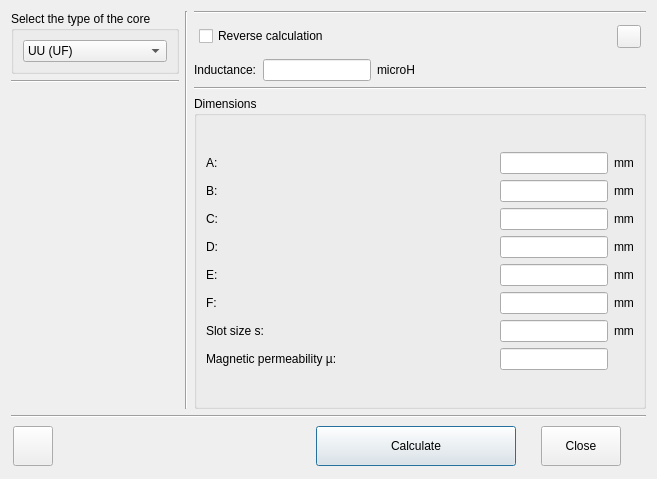
<?xml version="1.0" encoding="UTF-8"?>
<ui version="4.0">
 <class>UCore</class>
 <widget class="QDialog" name="UCore">
  <property name="windowModality">
   <enum>Qt::WindowModal</enum>
  </property>
  <property name="geometry">
   <rect>
    <x>0</x>
    <y>0</y>
    <width>657</width>
    <height>479</height>
   </rect>
  </property>
  <property name="windowTitle">
   <string>U core coil</string>
  </property>
  <property name="windowIcon">
   <iconset resource="res.qrc">
    <normaloff>:/menu_ico/res/ico1-ucore.png</normaloff>:/menu_ico/res/ico1-ucore.png</iconset>
  </property>
  <property name="locale">
   <locale language="English" country="UnitedStates"/>
  </property>
  <layout class="QVBoxLayout" name="verticalLayout">
   <item>
    <layout class="QHBoxLayout" name="horizontalLayout">
     <item>
      <layout class="QVBoxLayout" name="verticalLayout_5">
       <property name="sizeConstraint">
        <enum>QLayout::SetMinimumSize</enum>
       </property>
       <item>
        <widget class="QGroupBox" name="groupBox">
         <property name="sizePolicy">
          <sizepolicy hsizetype="Preferred" vsizetype="Fixed">
           <horstretch>0</horstretch>
           <verstretch>0</verstretch>
          </sizepolicy>
         </property>
         <property name="title">
          <string>Select the type of the core</string>
         </property>
         <layout class="QVBoxLayout" name="verticalLayout_3">
          <item>
           <widget class="QComboBox" name="comboBox">
            <property name="focusPolicy">
             <enum>Qt::NoFocus</enum>
            </property>
            <property name="toolTip">
             <string notr="true"/>
            </property>
            <property name="currentText">
             <string notr="true">UU (UF)</string>
            </property>
            <property name="currentIndex">
             <number>0</number>
            </property>
            <item>
             <property name="text">
              <string notr="true">UU (UF)</string>
             </property>
            </item>
            <item>
             <property name="text">
              <string notr="true">UR</string>
             </property>
            </item>
            <item>
             <property name="text">
              <string notr="true">UY</string>
             </property>
            </item>
           </widget>
          </item>
         </layout>
        </widget>
       </item>
       <item>
        <widget class="Line" name="line_4">
         <property name="orientation">
          <enum>Qt::Horizontal</enum>
         </property>
        </widget>
       </item>
       <item>
        <widget class="QLabel" name="image">
         <property name="sizePolicy">
          <sizepolicy hsizetype="Fixed" vsizetype="Preferred">
           <horstretch>0</horstretch>
           <verstretch>0</verstretch>
          </sizepolicy>
         </property>
         <property name="text">
          <string notr="true"/>
         </property>
         <property name="pixmap">
          <pixmap resource="res.qrc">:/images/res/UU-core.png</pixmap>
         </property>
         <property name="alignment">
          <set>Qt::AlignCenter</set>
         </property>
        </widget>
       </item>
      </layout>
     </item>
     <item>
      <widget class="Line" name="line_2">
       <property name="orientation">
        <enum>Qt::Vertical</enum>
       </property>
      </widget>
     </item>
     <item>
      <layout class="QVBoxLayout" name="verticalLayout_2">
       <item>
        <widget class="Line" name="line">
         <property name="orientation">
          <enum>Qt::Horizontal</enum>
         </property>
        </widget>
       </item>
       <item>
        <layout class="QGridLayout" name="gridLayout_3">
         <property name="leftMargin">
          <number>5</number>
         </property>
         <property name="topMargin">
          <number>5</number>
         </property>
         <property name="rightMargin">
          <number>5</number>
         </property>
         <property name="bottomMargin">
          <number>5</number>
         </property>
         <item row="0" column="0">
          <widget class="QCheckBox" name="checkBox_isReverce">
           <property name="text">
            <string>Reverse calculation</string>
           </property>
          </widget>
         </item>
         <item row="0" column="1">
          <widget class="QToolButton" name="toolButton_saturation">
           <property name="toolTip">
            <string>Saturation current</string>
           </property>
           <property name="text">
            <string notr="true"/>
           </property>
           <property name="icon">
            <iconset resource="res.qrc">
             <normaloff>:/menu_ico/res/icons8-magnetic-32.png</normaloff>:/menu_ico/res/icons8-magnetic-32.png</iconset>
           </property>
           <property name="checkable">
            <bool>true</bool>
           </property>
          </widget>
         </item>
        </layout>
       </item>
       <item>
        <layout class="QGridLayout" name="gridLayout">
         <item row="0" column="0">
          <widget class="QLabel" name="label_N">
           <property name="text">
            <string notr="true">Inductance:</string>
           </property>
           <property name="wordWrap">
            <bool>true</bool>
           </property>
          </widget>
         </item>
         <item row="0" column="1">
          <widget class="QLineEdit" name="lineEdit_N">
           <property name="sizePolicy">
            <sizepolicy hsizetype="Fixed" vsizetype="Fixed">
             <horstretch>0</horstretch>
             <verstretch>0</verstretch>
            </sizepolicy>
           </property>
          </widget>
         </item>
         <item row="0" column="3">
          <spacer name="horizontalSpacer">
           <property name="orientation">
            <enum>Qt::Horizontal</enum>
           </property>
           <property name="sizeHint" stdset="0">
            <size>
             <width>40</width>
             <height>20</height>
            </size>
           </property>
          </spacer>
         </item>
         <item row="0" column="2">
          <widget class="QLabel" name="label_N_m">
           <property name="text">
            <string notr="true">microH</string>
           </property>
          </widget>
         </item>
        </layout>
       </item>
       <item>
        <widget class="Line" name="line_3">
         <property name="orientation">
          <enum>Qt::Horizontal</enum>
         </property>
        </widget>
       </item>
       <item>
        <widget class="QGroupBox" name="groupBox_2">
         <property name="sizePolicy">
          <sizepolicy hsizetype="Expanding" vsizetype="Expanding">
           <horstretch>0</horstretch>
           <verstretch>0</verstretch>
          </sizepolicy>
         </property>
         <property name="title">
          <string>Dimensions</string>
         </property>
         <layout class="QVBoxLayout" name="verticalLayout_4">
          <item>
           <layout class="QGridLayout" name="gridLayout_2">
            <item row="2" column="0">
             <widget class="QLabel" name="label_c">
              <property name="text">
               <string notr="true">C:</string>
              </property>
              <property name="wordWrap">
               <bool>true</bool>
              </property>
             </widget>
            </item>
            <item row="2" column="1">
             <widget class="QLineEdit" name="lineEdit_c">
              <property name="sizePolicy">
               <sizepolicy hsizetype="Fixed" vsizetype="Fixed">
                <horstretch>0</horstretch>
                <verstretch>0</verstretch>
               </sizepolicy>
              </property>
             </widget>
            </item>
            <item row="0" column="1">
             <widget class="QLineEdit" name="lineEdit_a">
              <property name="sizePolicy">
               <sizepolicy hsizetype="Fixed" vsizetype="Fixed">
                <horstretch>0</horstretch>
                <verstretch>0</verstretch>
               </sizepolicy>
              </property>
             </widget>
            </item>
            <item row="1" column="0">
             <widget class="QLabel" name="label_b">
              <property name="text">
               <string notr="true">B:</string>
              </property>
              <property name="wordWrap">
               <bool>true</bool>
              </property>
             </widget>
            </item>
            <item row="3" column="2">
             <widget class="QLabel" name="label_04">
              <property name="text">
               <string notr="true">mm</string>
              </property>
             </widget>
            </item>
            <item row="1" column="2">
             <widget class="QLabel" name="label_02">
              <property name="sizePolicy">
               <sizepolicy hsizetype="Fixed" vsizetype="Preferred">
                <horstretch>0</horstretch>
                <verstretch>0</verstretch>
               </sizepolicy>
              </property>
              <property name="text">
               <string notr="true">mm</string>
              </property>
             </widget>
            </item>
            <item row="6" column="1">
             <widget class="QLineEdit" name="lineEdit_s">
              <property name="sizePolicy">
               <sizepolicy hsizetype="Fixed" vsizetype="Fixed">
                <horstretch>0</horstretch>
                <verstretch>0</verstretch>
               </sizepolicy>
              </property>
             </widget>
            </item>
            <item row="3" column="0">
             <widget class="QLabel" name="label_d">
              <property name="text">
               <string notr="true">D:</string>
              </property>
             </widget>
            </item>
            <item row="1" column="1">
             <widget class="QLineEdit" name="lineEdit_b">
              <property name="sizePolicy">
               <sizepolicy hsizetype="Fixed" vsizetype="Fixed">
                <horstretch>0</horstretch>
                <verstretch>0</verstretch>
               </sizepolicy>
              </property>
             </widget>
            </item>
            <item row="4" column="2">
             <widget class="QLabel" name="label_05">
              <property name="text">
               <string notr="true">mm</string>
              </property>
             </widget>
            </item>
            <item row="5" column="2">
             <widget class="QLabel" name="label_06">
              <property name="text">
               <string notr="true">mm</string>
              </property>
             </widget>
            </item>
            <item row="3" column="1">
             <widget class="QLineEdit" name="lineEdit_d">
              <property name="sizePolicy">
               <sizepolicy hsizetype="Fixed" vsizetype="Fixed">
                <horstretch>0</horstretch>
                <verstretch>0</verstretch>
               </sizepolicy>
              </property>
             </widget>
            </item>
            <item row="6" column="0">
             <widget class="QLabel" name="label_s">
              <property name="text">
               <string notr="true">Slot size s:</string>
              </property>
             </widget>
            </item>
            <item row="5" column="0">
             <widget class="QLabel" name="label_f">
              <property name="text">
               <string notr="true">F:</string>
              </property>
             </widget>
            </item>
            <item row="4" column="1">
             <widget class="QLineEdit" name="lineEdit_e">
              <property name="sizePolicy">
               <sizepolicy hsizetype="Fixed" vsizetype="Fixed">
                <horstretch>0</horstretch>
                <verstretch>0</verstretch>
               </sizepolicy>
              </property>
             </widget>
            </item>
            <item row="0" column="2">
             <widget class="QLabel" name="label_01">
              <property name="sizePolicy">
               <sizepolicy hsizetype="Fixed" vsizetype="Preferred">
                <horstretch>0</horstretch>
                <verstretch>0</verstretch>
               </sizepolicy>
              </property>
              <property name="text">
               <string notr="true">mm</string>
              </property>
             </widget>
            </item>
            <item row="2" column="2">
             <widget class="QLabel" name="label_03">
              <property name="sizePolicy">
               <sizepolicy hsizetype="Fixed" vsizetype="Preferred">
                <horstretch>0</horstretch>
                <verstretch>0</verstretch>
               </sizepolicy>
              </property>
              <property name="text">
               <string notr="true">mm</string>
              </property>
             </widget>
            </item>
            <item row="4" column="0">
             <widget class="QLabel" name="label_e">
              <property name="text">
               <string notr="true">E:</string>
              </property>
             </widget>
            </item>
            <item row="6" column="2">
             <widget class="QLabel" name="label_07">
              <property name="text">
               <string notr="true">mm</string>
              </property>
             </widget>
            </item>
            <item row="0" column="0">
             <widget class="QLabel" name="label_a">
              <property name="text">
               <string notr="true">A:</string>
              </property>
              <property name="wordWrap">
               <bool>true</bool>
              </property>
             </widget>
            </item>
            <item row="5" column="1">
             <widget class="QLineEdit" name="lineEdit_f">
              <property name="sizePolicy">
               <sizepolicy hsizetype="Fixed" vsizetype="Fixed">
                <horstretch>0</horstretch>
                <verstretch>0</verstretch>
               </sizepolicy>
              </property>
             </widget>
            </item>
            <item row="7" column="0">
             <widget class="QLabel" name="label_mu">
              <property name="text">
               <string notr="true">Magnetic permeability µ:</string>
              </property>
             </widget>
            </item>
            <item row="7" column="1">
             <widget class="QLineEdit" name="lineEdit_mu">
              <property name="sizePolicy">
               <sizepolicy hsizetype="Fixed" vsizetype="Fixed">
                <horstretch>0</horstretch>
                <verstretch>0</verstretch>
               </sizepolicy>
              </property>
             </widget>
            </item>
            <item row="7" column="2">
             <widget class="QLabel" name="label_09">
              <property name="text">
               <string notr="true"/>
              </property>
             </widget>
            </item>
           </layout>
          </item>
         </layout>
        </widget>
       </item>
      </layout>
     </item>
    </layout>
   </item>
   <item>
    <widget class="Line" name="line_5">
     <property name="orientation">
      <enum>Qt::Horizontal</enum>
     </property>
    </widget>
   </item>
   <item>
    <layout class="QHBoxLayout" name="horizontalLayout_2">
     <property name="spacing">
      <number>25</number>
     </property>
     <property name="leftMargin">
      <number>2</number>
     </property>
     <property name="topMargin">
      <number>2</number>
     </property>
     <property name="rightMargin">
      <number>25</number>
     </property>
     <property name="bottomMargin">
      <number>2</number>
     </property>
     <item>
      <widget class="QPushButton" name="pushButton_help">
       <property name="minimumSize">
        <size>
         <width>40</width>
         <height>40</height>
        </size>
       </property>
       <property name="maximumSize">
        <size>
         <width>40</width>
         <height>40</height>
        </size>
       </property>
       <property name="focusPolicy">
        <enum>Qt::NoFocus</enum>
       </property>
       <property name="toolTip">
        <string>Context help</string>
       </property>
       <property name="text">
        <string/>
       </property>
       <property name="icon">
        <iconset resource="res.qrc">
         <normaloff>:/menu_ico/res/icons8-help-32.png</normaloff>:/menu_ico/res/icons8-help-32.png</iconset>
       </property>
       <property name="shortcut">
        <string notr="true">F1</string>
       </property>
       <property name="autoDefault">
        <bool>false</bool>
       </property>
      </widget>
     </item>
     <item>
      <spacer name="horizontalSpacer_2">
       <property name="orientation">
        <enum>Qt::Horizontal</enum>
       </property>
       <property name="sizeHint" stdset="0">
        <size>
         <width>40</width>
         <height>20</height>
        </size>
       </property>
      </spacer>
     </item>
     <item>
      <widget class="QPushButton" name="pushButton_calculate">
       <property name="minimumSize">
        <size>
         <width>200</width>
         <height>40</height>
        </size>
       </property>
       <property name="focusPolicy">
        <enum>Qt::NoFocus</enum>
       </property>
       <property name="toolTip">
        <string notr="true">Enter</string>
       </property>
       <property name="text">
        <string>Calculate</string>
       </property>
       <property name="icon">
        <iconset resource="res.qrc">
         <normaloff>:/menu_ico/res/icons8-enter-key-64.png</normaloff>:/menu_ico/res/icons8-enter-key-64.png</iconset>
       </property>
       <property name="shortcut">
        <string notr="true">Enter</string>
       </property>
       <property name="autoDefault">
        <bool>false</bool>
       </property>
       <property name="default">
        <bool>true</bool>
       </property>
      </widget>
     </item>
     <item>
      <widget class="QPushButton" name="pushButton_close">
       <property name="minimumSize">
        <size>
         <width>0</width>
         <height>40</height>
        </size>
       </property>
       <property name="focusPolicy">
        <enum>Qt::NoFocus</enum>
       </property>
       <property name="toolTip">
        <string notr="true">Esc</string>
       </property>
       <property name="text">
        <string>Close</string>
       </property>
       <property name="icon">
        <iconset resource="res.qrc">
         <normaloff>:/menu_ico/res/icons8-unavailable-32.png</normaloff>:/menu_ico/res/icons8-unavailable-32.png</iconset>
       </property>
       <property name="shortcut">
        <string notr="true">Esc</string>
       </property>
       <property name="autoDefault">
        <bool>false</bool>
       </property>
      </widget>
     </item>
    </layout>
   </item>
  </layout>
 </widget>
 <tabstops>
  <tabstop>comboBox</tabstop>
  <tabstop>lineEdit_N</tabstop>
  <tabstop>lineEdit_a</tabstop>
  <tabstop>lineEdit_b</tabstop>
  <tabstop>lineEdit_c</tabstop>
  <tabstop>lineEdit_d</tabstop>
  <tabstop>lineEdit_e</tabstop>
  <tabstop>lineEdit_f</tabstop>
  <tabstop>lineEdit_s</tabstop>
  <tabstop>lineEdit_mu</tabstop>
  <tabstop>pushButton_calculate</tabstop>
  <tabstop>pushButton_close</tabstop>
  <tabstop>pushButton_help</tabstop>
 </tabstops>
 <resources>
  <include location="res.qrc"/>
 </resources>
 <connections/>
</ui>
